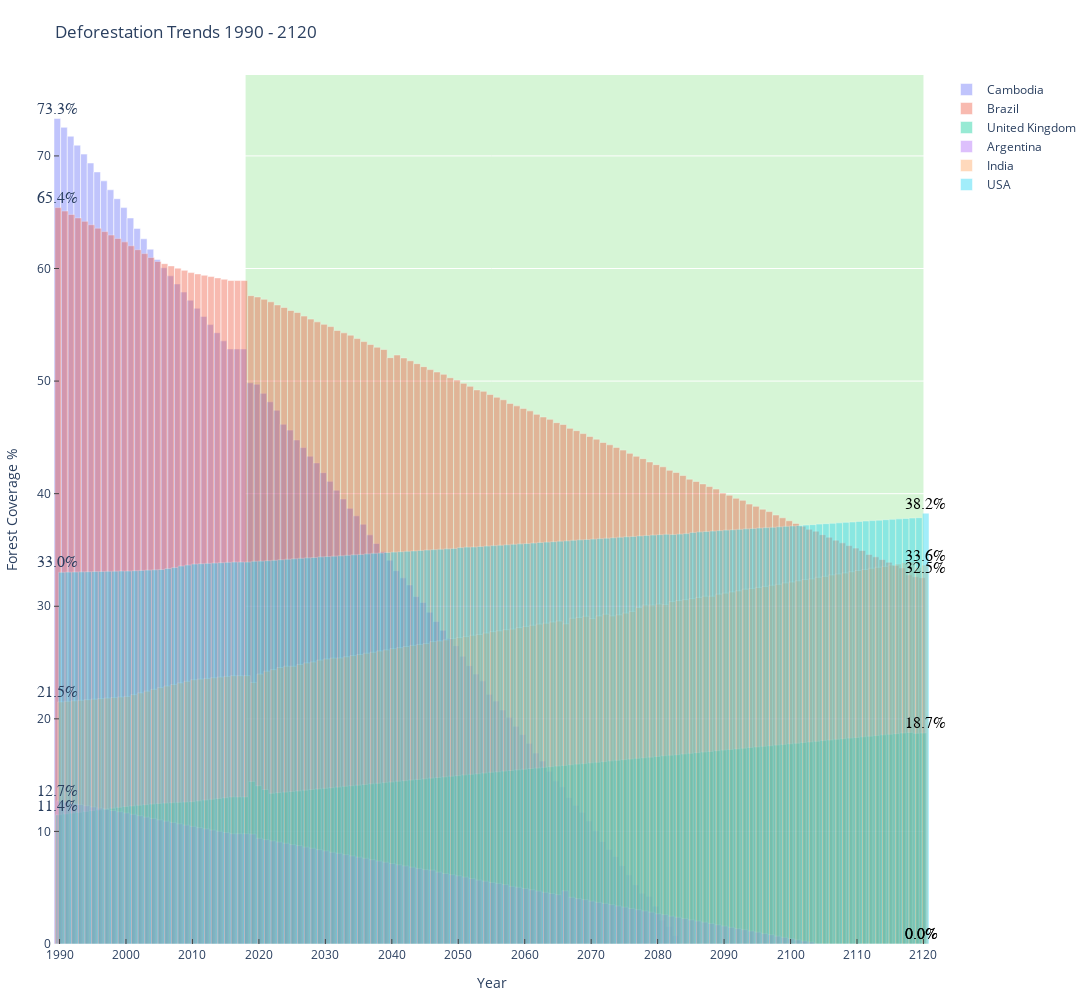

Source (notebook cell):
### Markdown cell above
### Bar Plots.

### Code cell
# plotly chart set up.
configure_plotly_browser_state()
init_notebook_mode(connected=True)
trace0 = go.Bar(
    x=df_pred[df_pred['Country Code'] == 'KHM']['Year'],
    y=list(df_pred[df_pred['Country Code'] == 'KHM']['Forest area (% of land area)']),
    name="Cambodia",
    width = 1,
    marker_line_color='#ffffff'
)
trace1 = go.Bar(
    x=df_pred[df_pred['Country Code'] == 'BRA']['Year'],
    y=list(df_pred[df_pred['Country Code'] == 'BRA']['Forest area (% of land area)']),
    name="Brazil",
    width = 1,
    marker_line_color='#ffffff'
)
trace2 = go.Bar(
    x=df_pred[df_pred['Country Code'] == 'GBR']['Year'],
    y=list(df_pred[df_pred['Country Code'] == 'GBR']['Forest area (% of land area)']),
    name="United Kingdom",
    width = 1,
    marker_line_color='#ffffff'
)
trace3 = go.Bar(
    x=df_pred[df_pred['Country Code'] == 'ARG']['Year'],
    y=list(df_pred[df_pred['Country Code'] == 'ARG']['Forest area (% of land area)']),
    name="Argentina",
    width = 1,
    marker_line_color='#ffffff'
)
trace4 = go.Bar(
    x=df_pred[df_pred['Country Code'] =='IND']['Year'],
    y=list(df_pred[df_pred['Country Code'] =='IND']['Forest area (% of land area)']),
    name="India",
    width = 1,
    marker_line_color='#ffffff'
)
trace5 = go.Bar(
    x=df_pred[df_pred['Country Code'] == 'USA']['Year'],
    y=list(df_pred[df_pred['Country Code'] == 'USA']['Forest area (% of land area)']),
    name="USA",
    width = 1,
    marker_line_color='#ffffff'
)
data = [trace0, trace1, trace2, trace3, trace4, trace5]

layout = go.Layout(title="Deforestation Trends 1990 - 2120",
                  yaxis=dict(title="Forest Coverage %", ticks="inside", nticks=12, showline=True, linewidth=1, mirror=True,
                              zeroline=False),
                  xaxis=dict(title="Year", ticks="inside", nticks=20, showline=True, linewidth=1, mirror=True,
                             zeroline=False
                              ),
                  margin=dict(l=20, r=20, t=75, b=20),
                  
                  paper_bgcolor="white",
                  plot_bgcolor='white',
                  autosize=False,
                  height=1000,
                  width=2000,
                  shapes=[
        dict(
            type="rect",
            xref="x",
            yref="paper",
            x0="2018",
            y0=0,
            x1="2120",
            y1=1,
            fillcolor="limegreen",
            opacity=0.2,
            layer="below",
            line_width=0,
        )
    ]                                    
      )

labels = ['USA', 'India', 'United Kingdom', 'Argentina', 'Brazil', 'Cambodia']
x_data = np.vstack((np.arange(1990, 2120),)*4)
colors = ['#006aff', '#ed1822', '#db21a0', '#006aff', '#ed1822', '#db21a0']
y_data = np.array([
    [33.0, 38.2],
    [21.5, 33.6],
    [11.4, 18.7],
    [12.7, 0.0],
    [65.4, 32.5],
    [73.3, 0.0],
    
    ])
annotations = []
for y_trace, label, color in zip(y_data, labels, colors):
    annotations.append(dict(xref='paper', x=0.03, y=y_trace[0],
                                  xanchor='right', yanchor='bottom',
                                  text=' {}%'.format(y_trace[0]),
                                  font=dict(family='Arial',
                                            size=16),                                 
                                  showarrow=False))
    annotations.append(dict(xref='paper', x=0.97, y=y_trace[1],
                                  xanchor='left', yanchor='bottom',
                                  text='{}%'.format(y_trace[1]),
                                  font=dict(family='Arial', color='black',
                                            size=16),
                                  showarrow=False))

fig = go.Figure(data=data, layout=layout)
fig.update_traces(opacity=0.4)
fig.update_layout(annotations=annotations)
fig.show()

### Figure 1 — Plotly figure (JSON) as saved in the notebook; plotly's stock layout.template omitted (floating-point values rounded to 4 significant figures; data arrays with more than 128 entries replaced by an {"elided": "..."} marker saying what was removed)
{"data": [{"opacity": 0.4, "name": "Cambodia", "y": {"elided": "131 float values"}, "width": 1, "marker": {"line": {"color": "#ffffff"}}, "x": {"elided": "131 int values"}, "type": "bar"}, {"opacity": 0.4, "name": "Brazil", "y": {"elided": "131 float values"}, "width": 1, "marker": {"line": {"color": "#ffffff"}}, "x": {"elided": "131 int values"}, "type": "bar"}, {"opacity": 0.4, "name": "United Kingdom", "y": {"elided": "131 float values"}, "width": 1, "marker": {"line": {"color": "#ffffff"}}, "x": {"elided": "131 int values"}, "type": "bar"}, {"opacity": 0.4, "name": "Argentina", "y": {"elided": "131 float values"}, "width": 1, "marker": {"line": {"color": "#ffffff"}}, "x": {"elided": "131 int values"}, "type": "bar"}, {"opacity": 0.4, "name": "India", "y": {"elided": "131 float values"}, "width": 1, "marker": {"line": {"color": "#ffffff"}}, "x": {"elided": "131 int values"}, "type": "bar"}, {"opacity": 0.4, "name": "USA", "y": {"elided": "131 float values"}, "width": 1, "marker": {"line": {"color": "#ffffff"}}, "x": {"elided": "131 int values"}, "type": "bar"}], "layout": {"autosize": false, "xaxis": {"title": {"text": "Year"}, "ticks": "inside", "mirror": true, "zeroline": false, "showline": true, "nticks": 20, "linewidth": 1}, "title": {"text": "Deforestation Trends 1990 - 2120"}, "paper_bgcolor": "white", "plot_bgcolor": "white", "yaxis": {"title": {"text": "Forest Coverage %"}, "ticks": "inside", "mirror": true, "zeroline": false, "showline": true, "nticks": 12, "linewidth": 1}, "height": 1000, "shapes": [{"opacity": 0.2, "layer": "below", "xref": "x", "yref": "paper", "fillcolor": "limegreen", "y1": 1, "y0": 0, "line": {"width": 0}, "x1": "2120", "type": "rect", "x0": "2018"}], "width": 2000, "margin": {"r": 20, "b": 20, "l": 20, "t": 75}, "annotations": [{"yanchor": "bottom", "xref": "paper", "xanchor": "right", "text": " 33.0%", "y": 33, "x": 0.03, "font": {"family": "Arial", "size": 16}, "showarrow": false}, {"yanchor": "bottom", "xref": "paper", "xanchor": "left", "text": "38.2%", "y": 38.2, "x": 0.97, "font": {"color": "black", "family": "Arial", "size": 16}, "showarrow": false}, {"yanchor": "bottom", "xref": "paper", "xanchor": "right", "text": " 21.5%", "y": 21.5, "x": 0.03, "font": {"family": "Arial", "size": 16}, "showarrow": false}, {"yanchor": "bottom", "xref": "paper", "xanchor": "left", "text": "33.6%", "y": 33.6, "x": 0.97, "font": {"color": "black", "family": "Arial", "size": 16}, "showarrow": false}, {"yanchor": "bottom", "xref": "paper", "xanchor": "right", "text": " 11.4%", "y": 11.4, "x": 0.03, "font": {"family": "Arial", "size": 16}, "showarrow": false}, {"yanchor": "bottom", "xref": "paper", "xanchor": "left", "text": "18.7%", "y": 18.7, "x": 0.97, "font": {"color": "black", "family": "Arial", "size": 16}, "showarrow": false}, {"yanchor": "bottom", "xref": "paper", "xanchor": "right", "text": " 12.7%", "y": 12.7, "x": 0.03, "font": {"family": "Arial", "size": 16}, "showarrow": false}, {"yanchor": "bottom", "xref": "paper", "xanchor": "left", "text": "0.0%", "y": 0, "x": 0.97, "font": {"color": "black", "family": "Arial", "size": 16}, "showarrow": false}, {"yanchor": "bottom", "xref": "paper", "xanchor": "right", "text": " 65.4%", "y": 65.4, "x": 0.03, "font": {"family": "Arial", "size": 16}, "showarrow": false}, {"yanchor": "bottom", "xref": "paper", "xanchor": "left", "text": "32.5%", "y": 32.5, "x": 0.97, "font": {"color": "black", "family": "Arial", "size": 16}, "showarrow": false}, {"yanchor": "bottom", "xref": "paper", "xanchor": "right", "text": " 73.3%", "y": 73.3, "x": 0.03, "font": {"family": "Arial", "size": 16}, "showarrow": false}, {"yanchor": "bottom", "xref": "paper", "xanchor": "left", "text": "0.0%", "y": 0, "x": 0.97, "font": {"color": "black", "family": "Arial", "size": 16}, "showarrow": false}]}}
